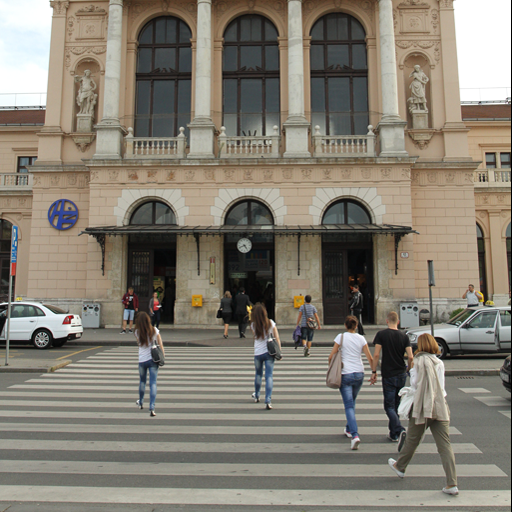
#> input picture data/CoMoFoD/001_F.png, 512 x 512 px
$ python FAST_demo.py
#> lines starting #> are read from the running program, lines starting #| are printed output that depends on the picture
import numpy as np
import cv2
import imageio
from matplotlib import pyplot as plt

image_name = "001_F"
image_ending = ".png"

load_path = "data/CoMoFoD/"
img = imageio.imread(load_path+image_name+image_ending, format="PNG-FI")
#> img is the input picture: shape (512, 512, 3); mean R, G, B 131.6, 125.3, 113.5

# Initiate FAST detector
fast = cv2.FastFeatureDetector_create()
# Cause FAST is just a detector for keypoints
# Additionally BRISK is used to get descriptors
br = cv2.BRISK_create()

# find the keypoints with FAST
kp = fast.detect(img, None)
#> kp = 4652 keypoints; strongest (x, y, size): (399, 394, 7), (159, 306, 7), (44, 314, 7), (63, 323, 7)

# compute the descriptors with BRISK
kp, des = br.compute(img,  kp)
#> kp = 4308 keypoints; strongest (x, y, size): (399, 394, 7), (159, 306, 7), (44, 314, 7), (63, 323, 7)

# draw only keypoints location,not size and orientation
img2 = np.copy(img)
cv2.drawKeypoints(img, kp, img2, color=(0, 255, 0), flags=4)
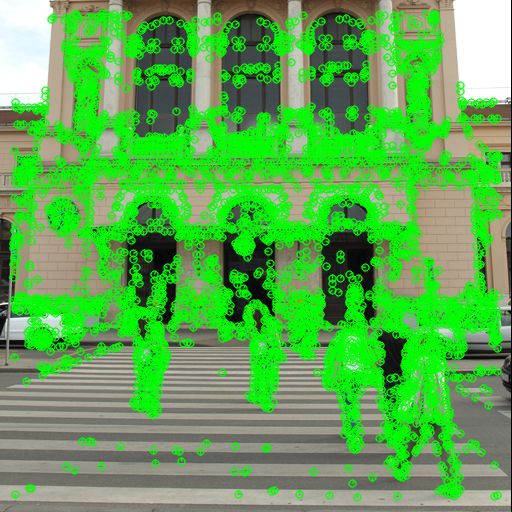
#> img2: shape (512, 512, 3); mean R, G, B 92.6, 169.8, 80.8

fig, axes = plt.subplots(1, 2)
axes[0].imshow(img)
axes[0].set_title('original')
axes[0].axis('off')
axes[1].imshow(img2)
axes[1].set_title('with keypoints')
axes[1].axis('off')
plt.show()
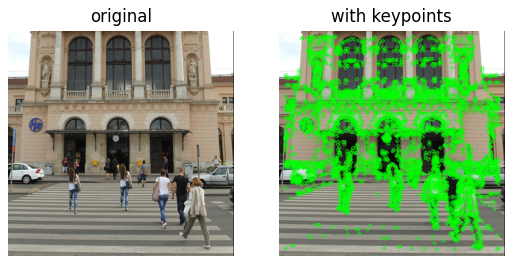
#> figure drawn by matplotlib, 2 panels

$ run again, with data/CoMoFoD/002_F.png copied over data/CoMoFoD/001_F.png
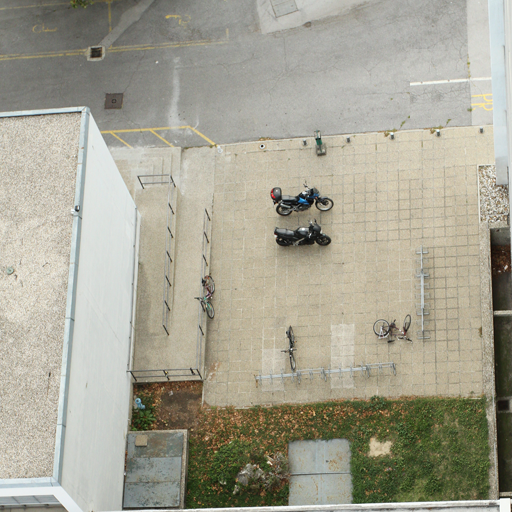
#> input picture data/CoMoFoD/002_F.png, 512 x 512 px
#> img is the input picture: shape (512, 512, 3); mean R, G, B 165.8, 163.3, 147.8
#> `kp = fast.detect(img, None)`: kp = 6608 keypoints; strongest (x, y, size): (310, 234, 7), (262, 146, 7), (80, 112, 7), (275, 236, 7)
#> `kp, des = br.compute(img,  kp)`: kp = 6055 keypoints; strongest (x, y, size): (310, 234, 7), (262, 146, 7), (80, 112, 7), (275, 236, 7)
#> `cv2.drawKeypoints(img, kp, img2, color=(0, 255, 0), flags=4)`:
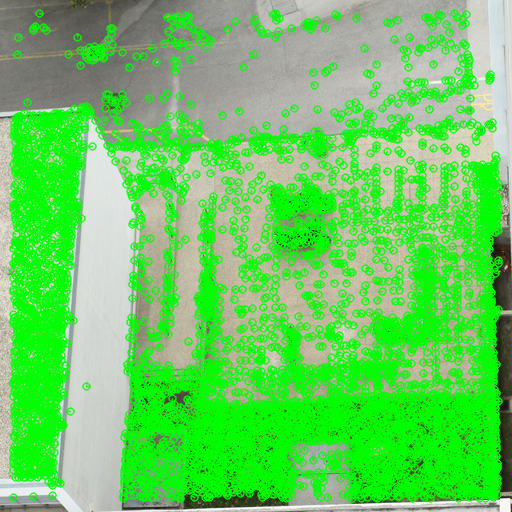
#> img2: shape (512, 512, 3); mean R, G, B 104.1, 204.9, 95.7
#> `plt.show()`:
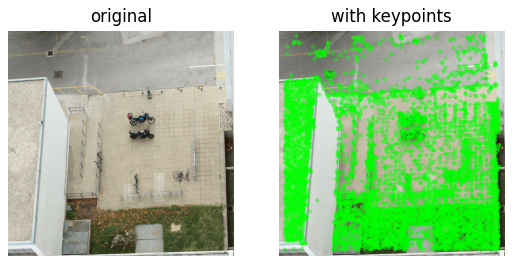
#> figure drawn by matplotlib, 2 panels

$ run again, with data/CoMoFoD/003_F.png copied over data/CoMoFoD/001_F.png
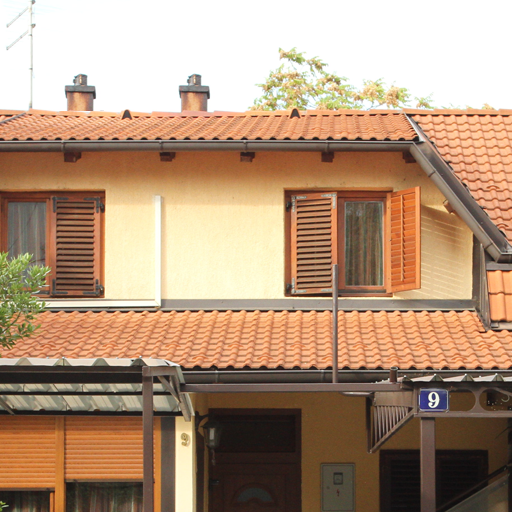
#> input picture data/CoMoFoD/003_F.png, 512 x 512 px
#> img is the input picture: shape (512, 512, 3); mean R, G, B 177.6, 148.4, 123.2
#> `kp = fast.detect(img, None)`: kp = 5318 keypoints; strongest (x, y, size): (429, 404, 7), (465, 374, 7), (388, 379, 7), (382, 380, 7)
#> `kp, des = br.compute(img,  kp)`: kp = 4979 keypoints; strongest (x, y, size): (429, 404, 7), (465, 374, 7), (388, 379, 7), (382, 380, 7)
#> `cv2.drawKeypoints(img, kp, img2, color=(0, 255, 0), flags=4)`:
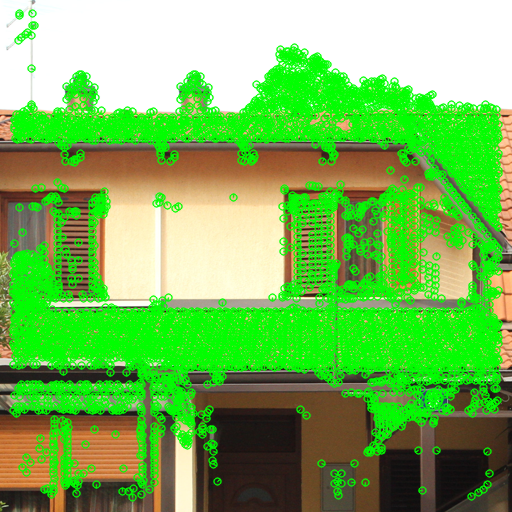
#> img2: shape (512, 512, 3); mean R, G, B 118.3, 184.5, 88.6
#> `plt.show()`:
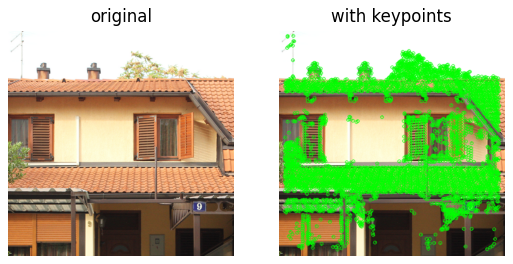
#> figure drawn by matplotlib, 2 panels
